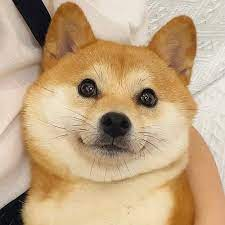
#> input picture dog.jpg, 225 x 225 px
$ python main.py
#> lines starting #> are read from the running program, lines starting #| are printed output that depends on the picture
import math
import cv2
import numpy as np
def gausskernel(size,k,sigma):
    gausskernel = np.zeros((size,size),np.float32)
    for i in range (size):
        for j in range (size):
            norm = math.pow(i-k,2) + pow(j-k,2)
            gausskernel[i,j] = math.exp(-norm/(2*math.pow(sigma,2)))/2*math.pi*pow(sigma,2)
    sum = np.sum(gausskernel)
    kernel = gausskernel/sum
    return kernel

def mygaussFilter(img_gray,kernel):
    h,w = img_gray.shape
    k_h,k_w = kernel.shape
    for i in range(int(k_h/2),h-int(k_h/2)):
        for j in range(int(k_h/2),w-int(k_h/2)):
            sum = 0
            for k in range(0,k_h):
                for l in range(0,k_h):
                    sum += img_gray[i-int(k_h/2)+k,j-int(k_h/2)+l]*kernel[k,l]
            img_gray[i,j] = sum
    return img_gray

if __name__ == '__main__':
    img = cv2.imread("dog.jpg")
#> img is the input picture: shape (225, 225, 3); mean B, G, R 130.6, 165, 192.8
    img_gray = cv2.cvtColor(img,cv2.COLOR_RGB2GRAY)
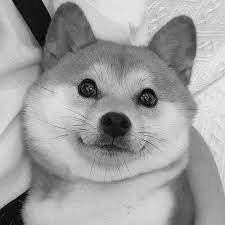
#> img_gray: shape (225, 225); min 0, max 250, mean 157.9
    img_g = img_gray.copy()
    k=1
    size = 2*k+1
    kernel = gausskernel(size,k,1.5)
    print(kernel)
    img_B,img_G,img_R = cv2.split(img)
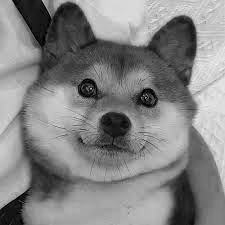
#> img_B: shape (225, 225); min 0, max 245, mean 130.6
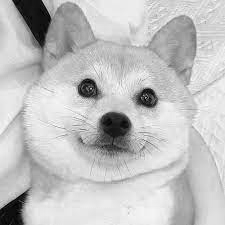
#> img_R: shape (225, 225); min 0, max 255, mean 192.8
    img_gauss_B = mygaussFilter(img_B,kernel)
    img_gauss_G = mygaussFilter(img_G,kernel)
#> after the loop in mygaussFilter (call 2), `for i in range(int(k_h/2),h-int(k_h/2)):`:
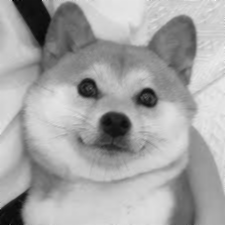
#> img_gray: shape (225, 225); min 0, max 242, mean 164.1
    img_gauss_R = mygaussFilter(img_R,kernel)
    img_gauss = cv2.merge([img_gauss_B,img_gauss_G,img_gauss_R])
    img_comp = np.hstack((img,img_gauss))
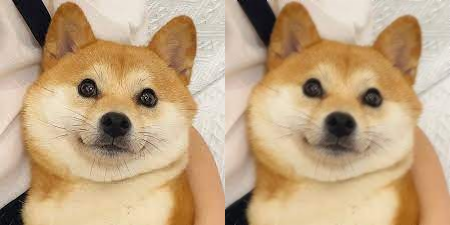
#> img_comp: shape (225, 450, 3); mean B, G, R 130.2, 164.6, 192.3
    cv2.imshow("gauss",img_comp)
    cv2.waitKey(0)
